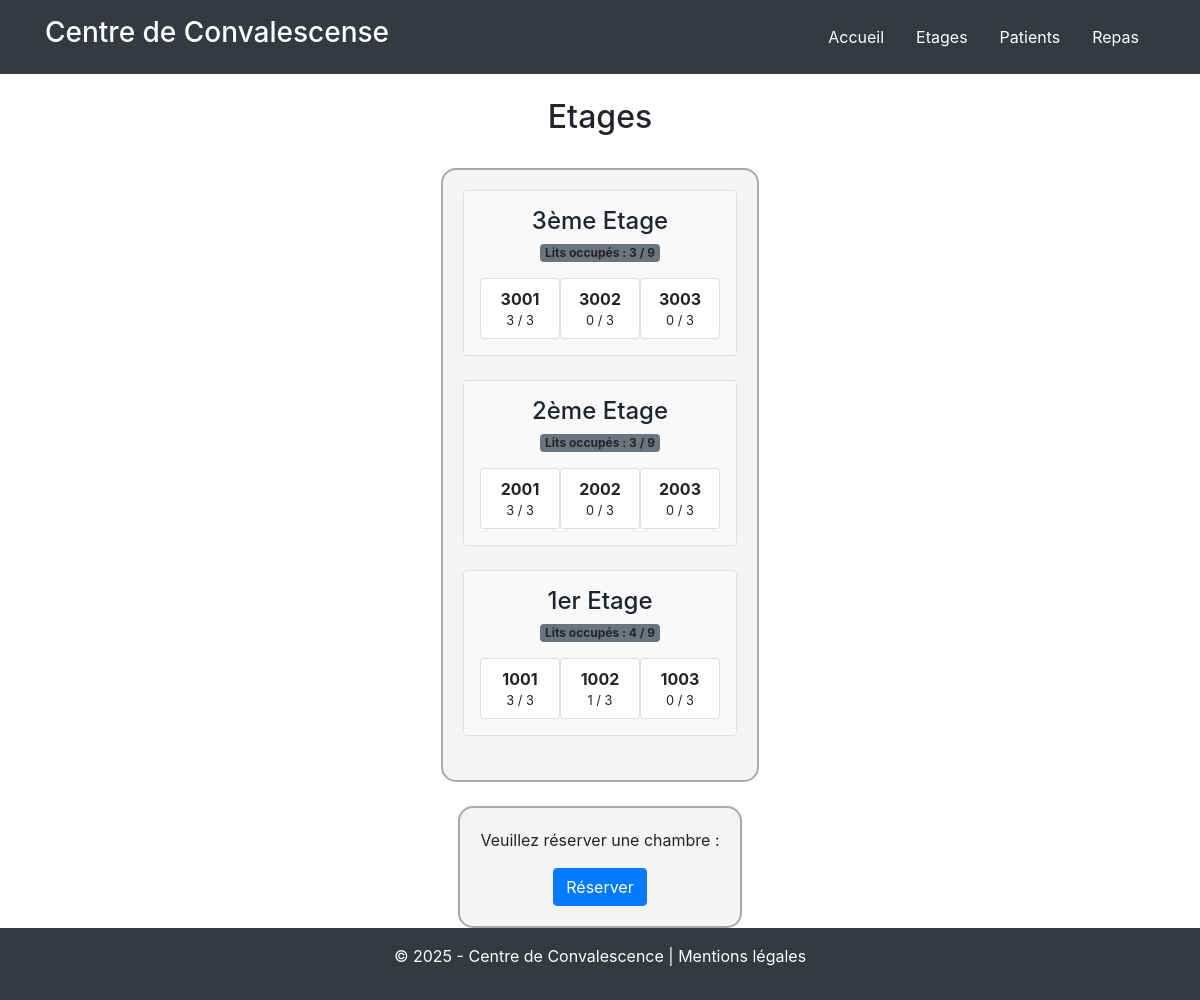
The page /index.php?action=Etages on the database its author committed.
### tables this page shows
CREATE TABLE `chambre` (
  `id_chambre` int(11) NOT NULL,
  `numero_chambre` int(11) NOT NULL,
  `classe` int(11) NOT NULL,
  `nombreLits` int(11) NOT NULL,
  `litsOccupes` int(11) DEFAULT '0',
  `id_etage` int(11) NOT NULL
);

### Controleur/controleur.php (called while the page is built, shortened)
<?php
require 'Repository/repository.php';
function etages()
{
    $etagesSource = [
        ['id' => 3, 'nom' => '3ème Etage'],
        ['id' => 2, 'nom' => '2ème Etage'],
        ['id' => 1, 'nom' => '1er Etage'],
    ];
    $etages = [];
    foreach ($etagesSource as $etage) {
        $chambres = getChambresEtOccupationParEtage($etage['id']);
        $etages[] = [
            'id' => $etage['id'],
            'nom' => $etage['nom'],
            'chambres' => $chambres
        ];
    }
    require 'Vue/VueEtages.php';
}
?>

### Repository/repository.php (called while the page is built, shortened)
<?php
function getBdd()
{
    $bdd = new PDO('mysql:host=localhost;dbname=centre_convalescense;charset=utf8', 'root', '', array(PDO::ATTR_ERRMODE => PDO::ERRMODE_EXCEPTION));
    return $bdd;
}
function compterLitsOccupesParEtage($id_etage)
{
    $bdd = getBdd();
    $sql = "
        SELECT COUNT(*)
        FROM lit
        INNER JOIN chambre ON lit.id_chambre = chambre.id_chambre
        WHERE chambre.id_etage = :id_etage AND lit.EstOccupe = 1";
    $stmt = $bdd->prepare($sql);
    $stmt->bindParam(':id_etage', $id_etage, PDO::PARAM_INT);
    $stmt->execute();
    return $stmt->fetchColumn();
}
function compterLitsTotalParEtage($id_etage)
{
    $bdd = getBdd();
    $sql = "
        SELECT COUNT(*)
        FROM lit
        INNER JOIN chambre ON lit.id_chambre = chambre.id_chambre
        WHERE chambre.id_etage = :id_etage";
    $stmt = $bdd->prepare($sql);
    $stmt->bindParam(':id_etage', $id_etage, PDO::PARAM_INT);
    $stmt->execute();
    return $stmt->fetchColumn();
}
function getChambresEtOccupationParEtage($id_etage)
{
    $bdd = getBdd();
    $stmt = $bdd->prepare("
        SELECT
            c.id_chambre,
            c.numero_chambre,
            COUNT(l.id_lit) AS nb_lits_total,
            SUM(l.EstOccupe = 1) AS nb_lits_occupees
        FROM chambre c
        LEFT JOIN lit l ON l.id_chambre = c.id_chambre
        WHERE c.id_etage = :id_etage
        GROUP BY c.id_chambre, c.numero_chambre
        ORDER BY c.numero_chambre
    ");
    $stmt->bindParam(':id_etage', $id_etage, PDO::PARAM_INT);
    $stmt->execute();
    return $stmt->fetchAll(PDO::FETCH_ASSOC);
}

### Vue/VueEtages.php (the view, shortened to what this page needs)
<link rel="stylesheet" href="Style/style.css">
<body>
    <div class="container mt-4">
        <div class="row mb-4">
            <div class="col">
                <h2 class="text-center">Etages</h2>
            </div>
        </div>
        <div class="container d-flex justify-content-center">
            <div class="graphique">
                <?php foreach ($etages as $etage): ?>
                    <div class="etage mb-4 p-3 rounded border bg-light">
                        <h4 class="text-center"><?= $etage['nom'] ?></h4>
                        <p class="text-center">
                            <span class="badge bg-secondary">
                                Lits occupés : <?= compterLitsOccupesParEtage($etage['id']) ?> /
                                <?= compterLitsTotalParEtage($etage['id']) ?>
                            </span>
                        </p>
                        <div class="d-flex flex-wrap justify-content-center gap-3">
                            <?php foreach ($etage['chambres'] as $chambre): ?>
                                <div class="card text-center" style="width: 5rem;">
                                    <div class="card-body p-2">
                                        <strong><?= $chambre['numero_chambre'] ?></strong><br>
                                        <small><?= $chambre['nb_lits_occupees'] ?> / <?= $chambre['nb_lits_total'] ?></small>
                                    </div>
                                </div>
                            <?php endforeach; ?>
                        </div>
                    </div>
                <?php endforeach; ?>
            </div>
        </div>
        <div class="container d-flex justify-content-center">
            <div class="graphique">
                <p>Veuillez réserver une chambre :</p>
                <a href="index.php?action=Formulaire Réservation" class="btn btn-primary">Réserver</a>
            </div>
        </div>
    </div>
</body>
<?php $contenu = ob_get_clean(); ?>
<?php require 'Gabarit/Gabarit.php'; ?>

### Index.php (shortened to what this page needs)
<?php
    require('Controleur/controleur.php');
    try {
        if (isset($_GET['action']))
        {
            switch($_GET['action'])
            {
                case 'Etages':
                    etages();break;
            }
        }
        else
        {
            accueil();
        }
            }
catch (Exception $e)
{
    erreur ($e->getMessage());
}

### Gabarit/Gabarit.php (shortened to what this page needs)
<html lang="en">
<head>
    <link rel="stylesheet" href="https://maxcdn.bootstrapcdn.com/bootstrap/4.3.1/css/bootstrap.min.css">
</head>
<body>
<?php require 'HEADER.php'; ?>
<div id="contenu">
    <?=$contenu?>
</div>
<?php require 'FOOTER.php'; ?>
</body>
</html>

### Gabarit/HEADER.php
<header class="bg-dark text-white py-3">
        <div class="container d-flex justify-content-between align-items-center">
            <h1 class="h3">Centre de Convalescense</h1>
            <nav>
                <ul class="nav">
                    <li class="nav-item"><a class="nav-link text-white" href="index.php?action=Accueil">Accueil</a></li>
                    <li class="nav-item"><a class="nav-link text-white" href="index.php?action=Etages">Etages</a></li>
                    <li class="nav-item"><a class="nav-link text-white" href="index.php?action=Patients">Patients</a></li>
                    <li class="nav-item"><a class="nav-link text-white" href="index.php?action=Repas">Repas</a></li>
                </ul>
            </nav>
        </div>
    </header>

### Gabarit/FOOTER.php (shortened to what this page needs)
<footer class="bg-dark text-white text-center py-3">
        <p>&copy; 2025 - Centre de Convalescence | <a href="#" class="text-white">Mentions légales</a></p>
    </footer>

### Style/style.css (style rules this page uses)
.graphique { display: flex; flex-direction: column; align-items: center; border: 2px solid #aaa; padding: 20px; background-color: #f4f4f4; border-radius: 15px; }
.row { display: flex; justify-content: center; margin-bottom: 15px; }

### rows shown on the page
chambre: numero_chambre "3001", nb_lits_occupees "3", nb_lits_total "3"
chambre: numero_chambre "3002", nb_lits_occupees "0", nb_lits_total "3"
chambre: numero_chambre "3003", nb_lits_occupees "0", nb_lits_total "3"
chambre: numero_chambre "2001", nb_lits_occupees "3", nb_lits_total "3"
chambre: numero_chambre "2002", nb_lits_occupees "0", nb_lits_total "3"
chambre: numero_chambre "2003", nb_lits_occupees "0", nb_lits_total "3"
chambre: numero_chambre "1001", nb_lits_occupees "3", nb_lits_total "3"
chambre: numero_chambre "1002", nb_lits_occupees "1", nb_lits_total "3"
chambre: numero_chambre "1003", nb_lits_occupees "0", nb_lits_total "3"

### other values the page prints
$etage['nom'] "3ème Etage"
compterLitsOccupesParEtage($etage['id']) "3"
compterLitsTotalParEtage($etage['id']) "9"
$etage['nom'] "2ème Etage"
$etage['nom'] "1er Etage"
compterLitsOccupesParEtage($etage['id']) "4"
